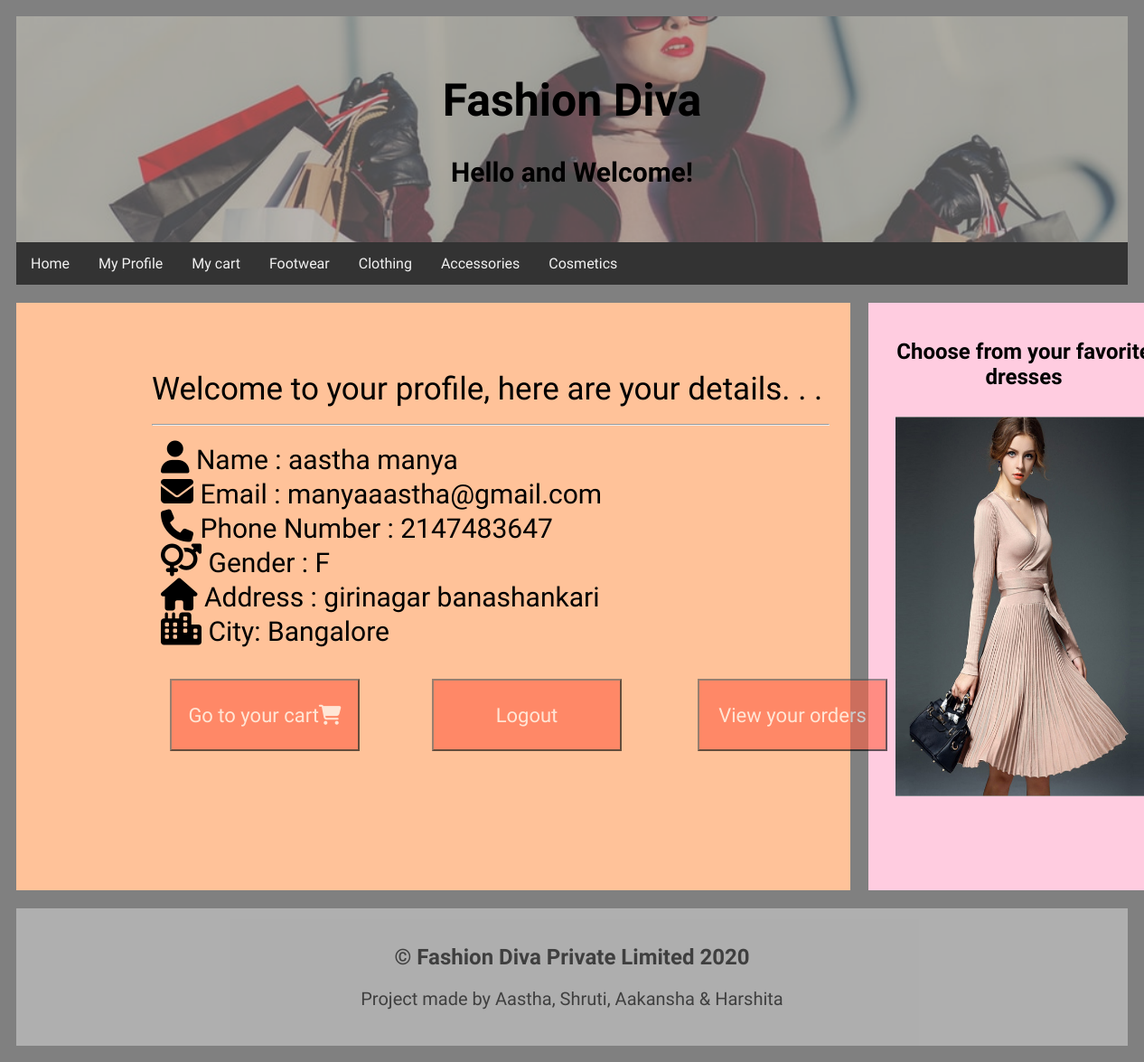
/myprofile.php (signed in), run on the app's committed database.
### tables this page shows
create table user_info(
userid int(10) NOT NULL AUTO_INCREMENT,PRIMARY KEY (userid),
first_name varchar(100) NOT NULL, 
last_name varchar(100) NOT NULL,
age int(10) not null,
gender varchar(10) not null,
email varchar(100) NOT NULL, 
passwrd varchar(200) NOT NULL,
mobile int(10) not null,
address varchar(100) not null,
city varchar(100) not null,
state1 varchar(100) not null,
zip int(10) not null);

### myprofile.php (the view, shortened to what this page needs)
<head>
</head>
<body>
<div class="header">
  <h1>Fashion Diva</h1>
  <p><b>Hello and Welcome!</b></p>
</div>
<div class="topnav">
  <a href="index1.html">Home</a>
  <a href="myprofile.php">My Profile</a>
  <a href="cart.php">My cart</a>
  <a href="footwear.php">Footwear</a>
  <a href="#">Clothing</a>
  <a href="#">Accessories</a>
  <a href="#">Cosmetics</a>
</div>
<?php
include "config.php";
$em= $_SESSION['eid'];
$runq = mysqli_query($con,"select first_name,last_name,email,gender,mobile,address,city,state1 from user_info where email='$em'");
while($arr2 = mysqli_fetch_array($runq))
{
	echo "<div class='row'>
  <div class='leftcolumn'>
    <div class='card'>
      <div class='fakeimg' style='height:200px;'><ul>Welcome to your profile, here are your details. . .
	  <br><hr width='750px' align='left'>
<li><i class='fas fa-user' style='font-size:36px'></i> Name : $arr2[first_name]  $arr2[last_name]</li>
	  <li><i class='fas fa-envelope' style='font-size:36px'></i> Email : $arr2[email]</li>
	  <li><i class='fas fa-phone' style='font-size:36px'></i> Phone Number : $arr2[mobile]</li>
	  <li><i class='fas fa-venus-mars' style='font-size:36px'></i> Gender : $arr2[gender]</li>
	  <li><i class='fas fa-home' style='font-size:36px'></i> Address : $arr2[address]</li>
	  <li><i class='fas fa-city' style='font-size:36px'></i> City: $arr2[city]</li>
	  </ul>
	  <button><a href='cart.php'>Go to your cart</a><i class='fas fa-shopping-cart'></i></button><button><a href='index.html'>Logout</a></button>
	  <button><a href='myorder.php'>View your orders</a></button>
	  </div>
	  </div>
	  </div>";
}
?>
<div class="rightcolumn">
    <div class="card2">
      <h2 style="text-align:center;">Choose from your favorite dresses</h2>
      <div class="fakeimg1" style="height:100px;"><img src="i5.jpg" width="290px" height="420px"></div>
 </div>
    </div>
	</div>
	<div class="footer">
  <h2>&copy; Fashion Diva Private Limited 2020</h2>
  <p style="text-align:center; font-size: 20px;">Project made by Aastha, Shruti, Aakansha & Harshita</p>
</div>
</body>

### myprofile.php (style rules this page uses)
* { box-sizing: border-box; }
body { font-family: Charm; padding: 10px; background-color: grey; }
.header { padding: 30px; text-align: center; background-image : url("bg3.png"); width:100%; height:auto; background-size: cover; background-position: center; background-repeat: no-repeat; }
.header h1 { font-size: 50px; }
.header p { font-size: 30px; }
.topnav { overflow: hidden; background-color: #333; }
.topnav a { float: left; display: inline-block; color: #f2f2f2; text-align: center; padding: 14px 16px; text-decoration: none; }
.leftcolumn { float: left; width: 75%; }
.rightcolumn { float: left; width: 25%; background-color: grey; padding-left: 20px; }
.fakeimg { width: 100%; padding: 20px; margin-left:50px; }
.fakeimg ul { margin-left: 20px; font-size: 35px; list-style-type: none; }
.fakeimg li { text-align: left; font-size: 30px; margin-left: 10px; }
.fakeimg button { margin-left: 80px; background-color: tomato; color: white; display: inline block; font-size: 22px; opacity: 0.6; cursor: pointer; width: 210px; height: 80px; }
.fakeimg button a { text-decoration: none; color:white; font-family: Charm; }
.fakeimg1 { width: 100%; padding: 10px; margin-right: 80px; }
.card { width:1090px; background-color: #ffc299; padding: 20px; margin-top: 20px; height:650px; }
.card2 { width:345px; background-color: #ffcce0; padding: 20px; margin-top: 20px; height:650px; }
.row:after { content: ""; display: table; clear: both; }
.footer { padding: 20px; text-align: center; background: #ddd; margin-top: 20px; opacity:0.5; }

### data on the page
user_info: first_name "aastha", last_name "manya", email "manyaaastha@gmail.com", mobile "2147483647", gender "F", address "girinagar banashankari", city "Bangalore"
